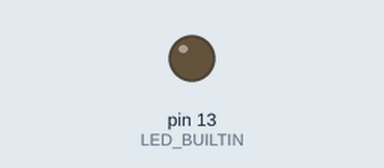
A sketch run on a simulated Arduino Uno, built with avr-gcc and run on an emulated ATmega328P. Parts: output pins drawn as LEDs (lit = HIGH).

Above: at 0.01 s.
At 1.6 s:
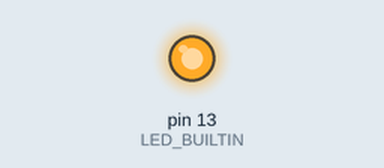
Timing chart, 0 to 3.6 s (numbered marks = the images above):
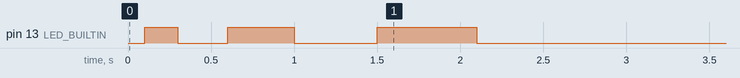

The sketch:

a.ino
```cpp
void setup() {
  pinMode(LED_BUILTIN, OUTPUT);
  digitalWrite(LED_BUILTIN, LOW);
  delay(100);
  digitalWrite(LED_BUILTIN, HIGH);
  delay(200);
  digitalWrite(LED_BUILTIN, LOW);
  delay(300);
  digitalWrite(LED_BUILTIN, HIGH);
  delay(400);
  digitalWrite(LED_BUILTIN, LOW);
  delay(500);
  digitalWrite(LED_BUILTIN, HIGH);
  delay(600);
  digitalWrite(LED_BUILTIN, LOW);
  delay(700);
}
```

b.cpp
```cpp
void duplicateSequence() {
  pinMode(LED_BUILTIN, OUTPUT);
  digitalWrite(LED_BUILTIN, LOW);
  delay(100);
  digitalWrite(LED_BUILTIN, HIGH);
  delay(200);
  digitalWrite(LED_BUILTIN, LOW);
  delay(300);
  digitalWrite(LED_BUILTIN, HIGH);
  delay(400);
  digitalWrite(LED_BUILTIN, LOW);
  delay(500);
  digitalWrite(LED_BUILTIN, HIGH);
  delay(600);
  digitalWrite(LED_BUILTIN, LOW);
  delay(700);
}
```
